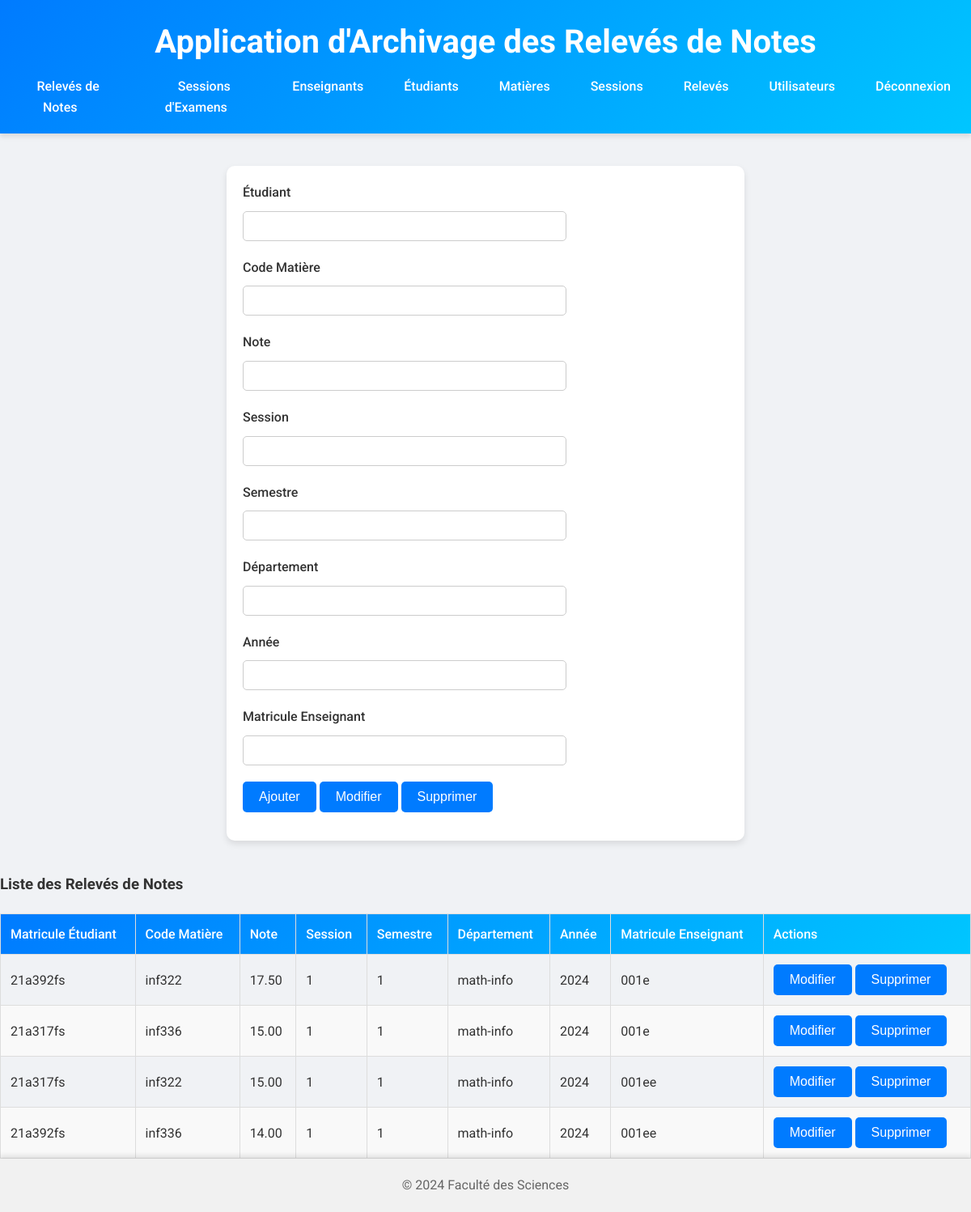
Screenshot of /ingaweb/pages/releves.php (signed in) with the database file from the repository.
### tables this page shows
CREATE TABLE `releves` (
  `id_releve` int(11) NOT NULL,
  `matricule_etudiant` varchar(20) NOT NULL,
  `code_matiere` varchar(20) NOT NULL,
  `note` decimal(5,2) NOT NULL,
  `session` int(11) NOT NULL,
  `semestre` int(11) NOT NULL,
  `departement` varchar(20) NOT NULL,
  `annee` int(11) NOT NULL,
  `matricule_enseignant` varchar(20) NOT NULL,
  `created_at` timestamp NOT NULL DEFAULT current_timestamp()
);

### ingaweb/templates/tables/table_releves.php (the view, shortened to what this page needs)
<table>
    <thead>
        <tr>
            <th>Matricule Étudiant</th>
            <th>Code Matière</th>
            <th>Note</th>
            <th>Session</th>
            <th>Semestre</th>
            <th>Département</th>
            <th>Année</th>
            <th>Matricule Enseignant</th>
            <th>Actions</th>
        </tr>
    </thead>
    <tbody>
        <?php foreach ($releves as $releve): ?>
        <tr>
            <td><?= $releve['matricule_etudiant'] ?></td>
            <td><?= $releve['code_matiere'] ?></td>
            <td><?= $releve['note'] ?></td>
            <td><?= $releve['session'] ?></td>
            <td><?= $releve['semestre'] ?></td>
            <td><?= $releve['departement'] ?></td>
            <td><?= $releve['annee'] ?></td>
            <td><?= $releve['matricule_enseignant'] ?></td>
            <td>
                <form action="modification_releves.php" method="post" style="display: inline;">
                    <button type="submit" name="modifier_releve">Modifier</button>
                </form>
                <form action="releves.php" method="post" style="display: inline;">
                    <button type="submit" name="supprimer_releve" onclick="return confirm('Êtes-vous sûr de vouloir supprimer ce relevé ?');">Supprimer</button>
                </form>
            </td>
        </tr>
        <?php endforeach; ?>
    </tbody>
</table>

### ingaweb/css/styles.css (style rules this page uses)
body { font-family: 'Roboto', sans-serif; margin: 0; padding: 0; background-color: #f0f2f5; color: #333; line-height: 1.6; display: flex; flex-direction: column; min-height: 100vh; }
table { width: 100%; border-collapse: collapse; margin-top: 20px; }
table thead { background: linear-gradient(135deg, #007bff, #00c6ff); color: white; }
table th, table td { padding: 12px; text-align: left; border: 1px solid #ddd; }
table th { font-weight: 500; }
table tbody tr:nth-child(even) { background-color: #f9f9f9; }
button { display: inline-block; padding: 10px 20px; font-size: 1rem; color: white; background-color: #007bff; border: none; border-radius: 5px; cursor: pointer; transition: background-color 0.3s ease, transform 0.3s ease; }

### rows the page displays
releves: matricule_etudiant "21a392fs", code_matiere "inf322", note "17.50", session "1", semestre "1", departement "math-info", annee "2024", matricule_enseignant "001e"
releves: matricule_etudiant "21a317fs", code_matiere "inf336", note "15.00", session "1", semestre "1", departement "math-info", annee "2024", matricule_enseignant "001e"
releves: matricule_etudiant "21a317fs", code_matiere "inf322", note "15.00", session "1", semestre "1", departement "math-info", annee "2024", matricule_enseignant "001ee"
releves: matricule_etudiant "21a392fs", code_matiere "inf336", note "14.00", session "1", semestre "1", departement "math-info", annee "2024", matricule_enseignant "001ee"
